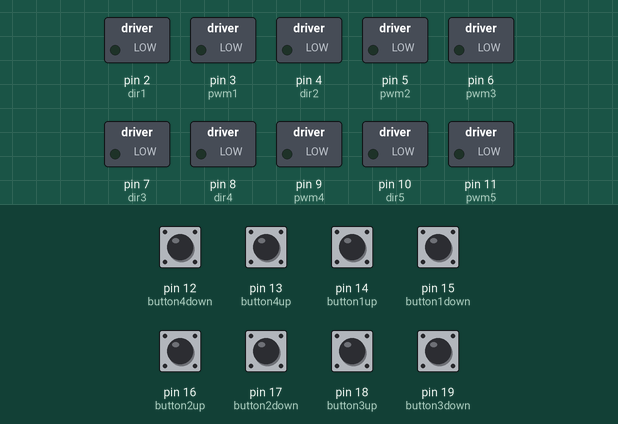
Recording of a sketch running on a simulated Arduino Uno, built with avr-gcc and run on an emulated ATmega328P. Shown: switched loads named in the sketch (green lamp = pin HIGH). Inputs (shaded band) come from the test bench; at power-on: pin 12 (button4down), pin 13 (button4up), pin 14 (button1up), pin 15 (button1down), pin 16 (button2up), pin 17 (button2down), pin 18 (button3up), pin 19 (button3down) HIGH.

Above: at 2.8 s.
2.9 s: pin 12 (button4down) pulled LOW for 1.2 s
At 5.1 s:
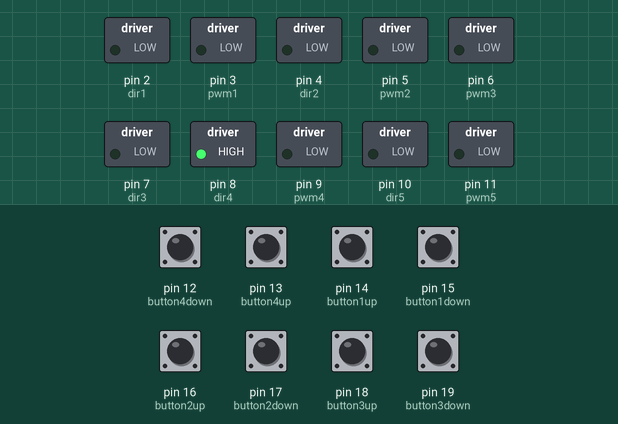
5.6 s: pin 13 (button4up) pulled LOW for 1.2 s
At 6.7 s:
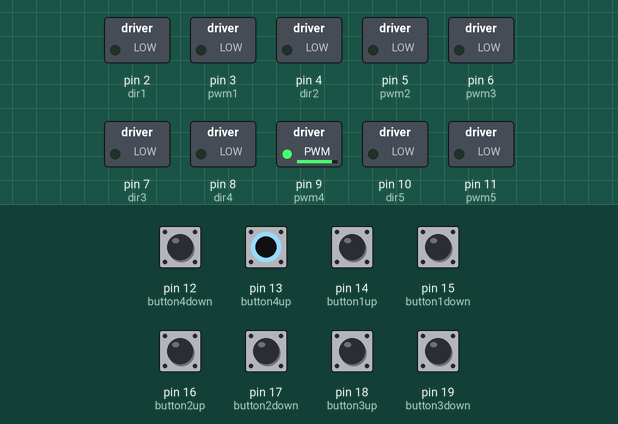
8.3 s: pin 14 (button1up) pulled LOW for 1.2 s
At 10.2 s:
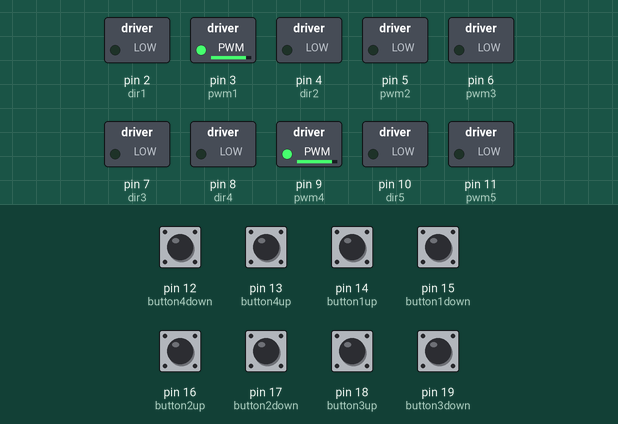
11.0 s: pin 15 (button1down) pulled LOW for 1.2 s
At 12.5 s:
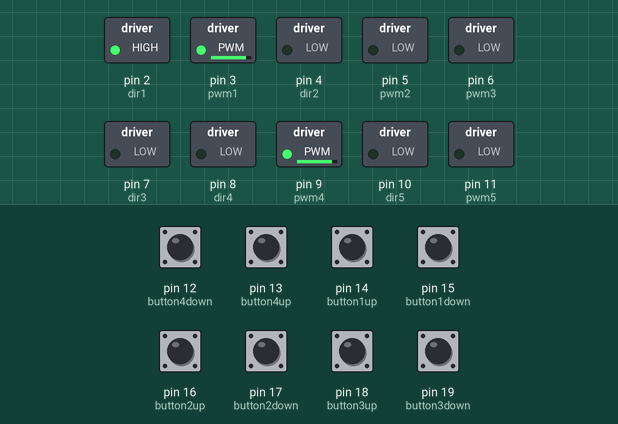
13.7 s: pin 16 (button2up) pulled LOW for 1.2 s
At 15.2 s:
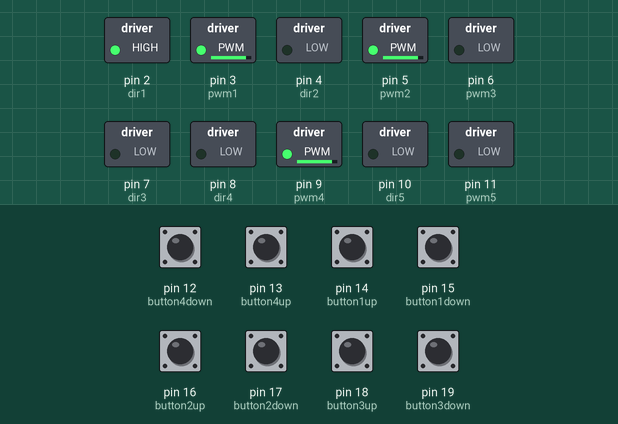
16.4 s: pin 17 (button2down) pulled LOW for 1.2 s
At 17.5 s:
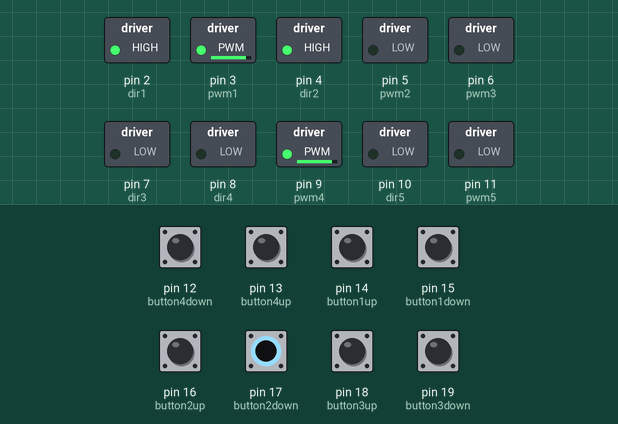
Timing chart, 0 to 19.4 s (numbered marks = the images above; inputs shaded):
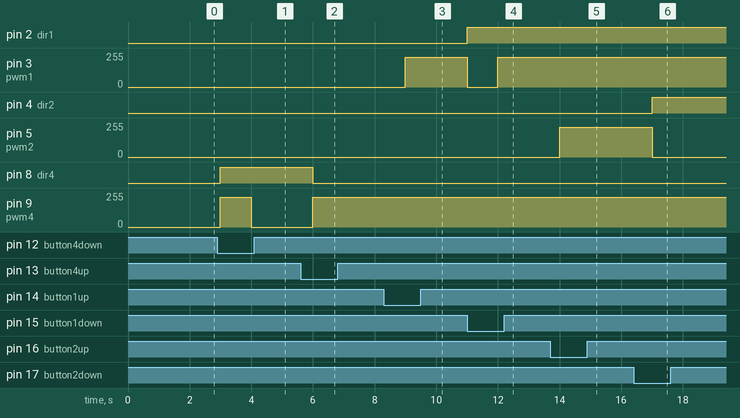

Measured:
- after the input at 2.9 s, pin 8 (dir4): LOW → HIGH after 0.10 s; pin 9 (pwm4): 0/255 → 222/255 after 0.10 s, → 0/255 1.0 s later
- after the input at 5.6 s, pin 8 (dir4): HIGH → LOW after 0.40 s; pin 9 (pwm4): 0/255 → 222/255 after 0.40 s
- after the input at 8.3 s, pin 3 (pwm1): 0/255 → 222/255 after 0.70 s
- after the input at 11.0 s, pin 2 (dir1): LOW → HIGH at once; pin 3 (pwm1): 222/255 → 0/255 at once, → 222/255 1.0 s later
- after the input at 13.7 s, pin 5 (pwm2): 0/255 → 222/255 after 0.30 s
- after the input at 16.4 s, pin 4 (dir2): LOW → HIGH after 0.60 s; pin 5 (pwm2): 222/255 → 0/255 after 0.60 s

The sketch:

ViviansWindowsSketch.ino
```cpp
// Vivian's Windows by Adam Wolnikowski,
// developed for Penn Air & Hydraulics
// as part of a charitable project in
// cooperation with V-LINC.
// Description ~~~~~~~~~~~~~~~~~~~~~~~~~
//              Small arduino program
//              for controlling the
//              window acutation system
//              built and installed for
//              Vivian Paff.
// Changelog ~~~~~~~~~~~~~~~~~~~~~~~~~~~
//  Version 1.0 - Core Functionality

#include <SimpleTimer.h>

// define motor controller pins
#define dir1 2
#define pwm1 3
#define dir2 4
#define pwm2 5
#define dir3 7
#define pwm3 6
#define dir4 8
#define pwm4 9
#define dir5 10
#define pwm5 11

// define button pins
#define button1up 14
#define button2up 16
#define button3up 18
#define button4up 13
#define button5up 1
#define button1down 15
#define button2down 17
#define button3down 19
#define button4down 12
#define button5down 0

// instantiate timers
SimpleTimer timer;
int lastTimeout;
int delayTime = 5000;

// booleans for tracking state of each motor
boolean running1 = false;
boolean running2 = false;
boolean running3 = false;
boolean running4 = false;
boolean running5 = false;

void setup() {
  Serial.begin(9600);

  // setup motor controller pins
  pinMode(dir1,OUTPUT);
  pinMode(pwm1,OUTPUT);
  pinMode(dir2,OUTPUT);
  pinMode(pwm2,OUTPUT);
  pinMode(dir3,OUTPUT);
  pinMode(pwm3,OUTPUT);
  pinMode(dir4,OUTPUT);
  pinMode(pwm4,OUTPUT);
  pinMode(dir5,OUTPUT);
  pinMode(pwm5,OUTPUT);

  // setup button pins
  pinMode(button1up,INPUT);
  pinMode(button2up,INPUT);
  pinMode(button3up,INPUT);
  pinMode(button4up,INPUT);
  pinMode(button5up,INPUT);
  pinMode(button1down,INPUT);
  pinMode(button2down,INPUT);
  pinMode(button3down,INPUT);
  pinMode(button4down,INPUT);
  pinMode(button5down,INPUT);

  // set internal pull-up resistors for buttons
  digitalWrite(button1up,HIGH);
  digitalWrite(button2up,HIGH);
  digitalWrite(button3up,HIGH);
  digitalWrite(button4up,HIGH);
  digitalWrite(button5up,HIGH);
  digitalWrite(button1down,HIGH);
  digitalWrite(button2down,HIGH);
  digitalWrite(button3down,HIGH);
  digitalWrite(button4down,HIGH);
  digitalWrite(button5down,HIGH);
}

void loop() {
  timer.run();

  if(digitalRead(button1up)==LOW) {
    timer.deleteTimer(lastTimeout);
    digitalWrite(dir1,LOW);
    if(!running1) {
      setMotor1();
      lastTimeout = timer.setTimeout(40000,killMotor1);
    } else {
      killMotor1();
    }
  }

  if(digitalRead(button1down)==LOW) {
    timer.deleteTimer(lastTimeout);
    digitalWrite(dir1,HIGH);
    if(!running1) {
      setMotor1();
      lastTimeout = timer.setTimeout(40000,killMotor1);
    } else {
      killMotor1();
    }
  }

  if(digitalRead(button2up)==LOW) {
    timer.deleteTimer(lastTimeout);
    digitalWrite(dir2,LOW);
    if(!running2) {
      setMotor2();
      lastTimeout = timer.setTimeout(40000,killMotor2);
    } else {
      killMotor2();
    }
  }

  if(digitalRead(button2down)==LOW) {
    timer.deleteTimer(lastTimeout);
    digitalWrite(dir2,HIGH);
    if(!running2) {
      setMotor2();
      lastTimeout = timer.setTimeout(40000,killMotor2);
    } else {
      killMotor2();
    }
  }

  if(digitalRead(button3up)==LOW) {
    timer.deleteTimer(lastTimeout);
    digitalWrite(dir3,LOW);
    if(!running3) {
      setMotor3();
      lastTimeout = timer.setTimeout(40000,killMotor3);
    } else {
      killMotor3();
    }
  }

  if(digitalRead(button3down)==LOW) {
    timer.deleteTimer(lastTimeout);
    digitalWrite(dir3,HIGH);
    if(!running3) {
      setMotor3();
      lastTimeout = timer.setTimeout(40000,killMotor3);
    } else {
      killMotor3();
    }
  }

  if(digitalRead(button4up)==LOW) {
    timer.deleteTimer(lastTimeout);
    digitalWrite(dir4,LOW);
    if(!running4) {
      setMotor4();
      lastTimeout = timer.setTimeout(40000,killMotor4);
    } else {
      killMotor4();
    }
  }

  if(digitalRead(button4down)==LOW) {
    timer.deleteTimer(lastTimeout);
    digitalWrite(dir4,HIGH);
    if(!running4) {
      setMotor4();
      lastTimeout = timer.setTimeout(40000,killMotor4);
    } else {
      killMotor4();
    }
  }

  if(digitalRead(button5up)==LOW) {
    timer.deleteTimer(lastTimeout);
    digitalWrite(dir5,LOW);
    if(!running5) {
      setMotor5();
      lastTimeout = timer.setTimeout(40000,killMotor5);
    } else {
      killMotor5();
    }
  }

  if(digitalRead(button5down)==LOW) {
    timer.deleteTimer(lastTimeout);
    digitalWrite(dir5,HIGH);
    if(!running5) {
      setMotor5();
      lastTimeout = timer.setTimeout(40000,killMotor5);
    } else {
      killMotor5;
    }
  }

  delay(1000);
}

void setMotor1() {
  analogWrite(pwm1,222);
  running1 = true;
}

void setMotor2() {
  analogWrite(pwm2,222);
  running2 = true;
}

void setMotor3() {
  analogWrite(pwm3,222);
  running3 = true;
}

void setMotor4() {
  analogWrite(pwm4,222);
  running4 = true;
}

void setMotor5() {
  analogWrite(pwm5,222);
  running5 = true;
}

void killMotor1() {
  analogWrite(pwm1,0);
  running1 = false;
}

void killMotor2() {
  analogWrite(pwm2,0);
  running2 = false;
}

void killMotor3() {
  analogWrite(pwm3,0);
  running3 = false;
}

void killMotor4() {
  analogWrite(pwm4,0);
  running4 = false;
}

void killMotor5() {
  analogWrite(pwm5,0);
  running5 = false;
}
```
